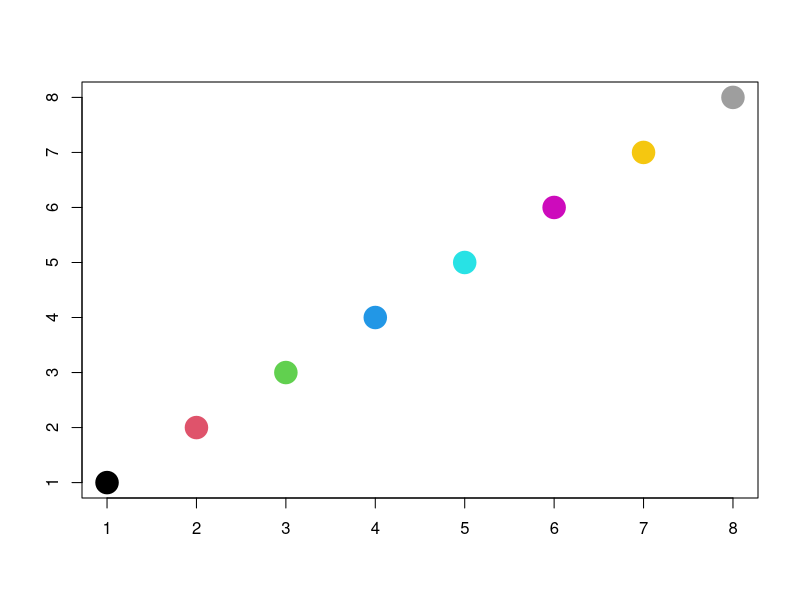
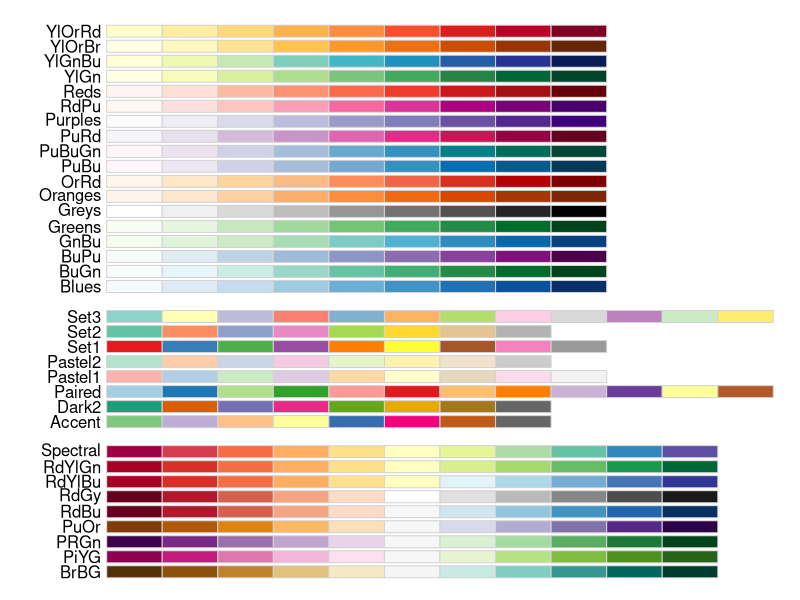
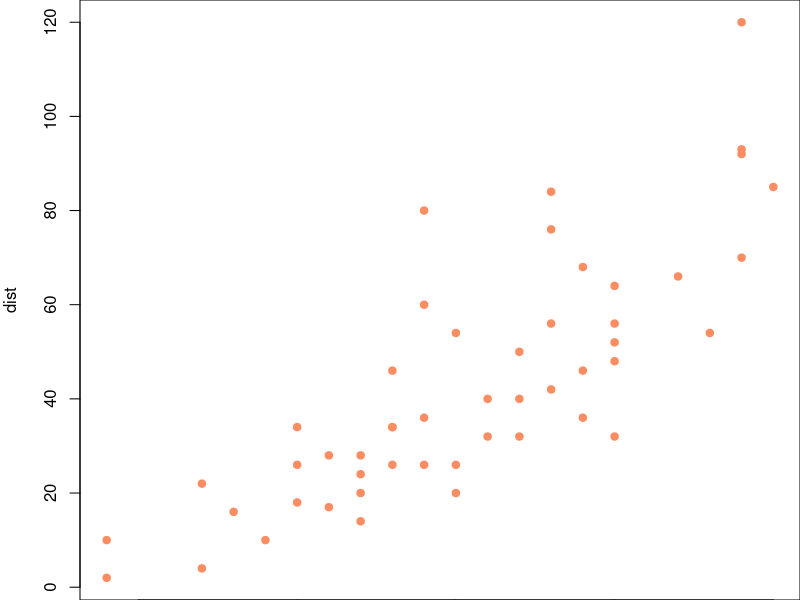
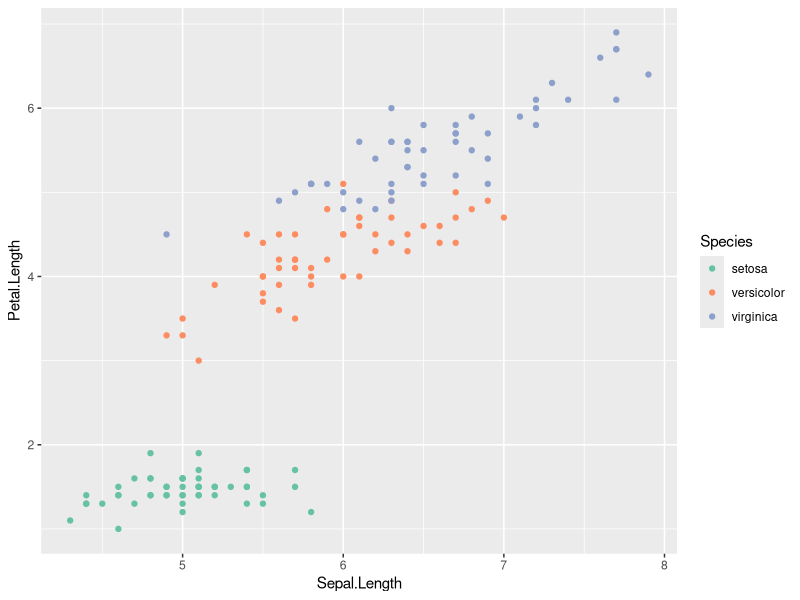

Source code (R) for these figures, in order:

# Objective: To learn about palette for plotting purpose

# check the default colors available
palette() # there are 8 colors available

plot(1:8, 1:8, col=1:8, pch=19, cex=3, xlab="", ylab="") # where pch=19 makes solid dots instead of the default open circles. cex=3, makes makes the dots 3 times their normal size.
# The palette function can also be used to change the color palette. For example we could add "purple" and "brown". Below we first save the current color palette to an object called cc, and then use the c() function to concatenate cc with purple and brown
cp<- palette()
palette(c(cp, "purple","brown"))
palette()
# If we want to revert back to the default palette, we can call palette with the keyword “default”:
palette("default")
palette()

# to know what colors are available for the palette, use the colors()
length(colors()) # there are 657 colors
# Lets look at the first ten colors
colors()[1:10]
# Trying to choose good colors out of 657 choices can be overwhelming and lead to a lot of trial and error. Fortunately a great deal of research has been done on plotting and color combinations and there are several tried-and-tested color palettes to choose from. One R package that provides some of these palettes is RColorBrewer. 
library(RColorBrewer)
# RColorBrewer provides three types of palettes: sequential, diverging and qualitative.
# Sequential palettes are suited to ordered data that progress from low to high.
# Diverging palettes are suited to centered data with extremes in either direction.
# Qualitative palettes are suited to nominal or categorical data.
par(mar = c(0, 4, 0, 0))
display.brewer.all()
# To create a RColorBrewer palette, use the brewer.pal function. It takes two arguments: n, the number of colors in the palette; and name, the name of the palette.
brewer.pal(n = 8, name = "Set2")
# To load the palette we needed to use the palette function. 
palette(brewer.pal(n = 8, name = "Set2"))
plot(dist ~ speed, data=cars, pch=19, col=2)

# Changing color palettes works differently for ggplot2.
# ggplot generates its own color palettes depending on the scale of the variable that color is mapped to.
#To change these palettes we use one of the scale_color functions that come with ggplot2. For example to use the RColorBrewer palette “Set2”, we use the scale_color_brewer function, like so:

library(ggplot2)  
ggplot(iris, aes(x=Sepal.Length, y=Petal.Length, color=Species)) + 
  geom_point() +
  scale_color_brewer(palette = "Set2")
# To change the smooth gradient color palette, we use the scale_color_gradient with low and high color values. For example, we can set the low value to white and the high value to red:
